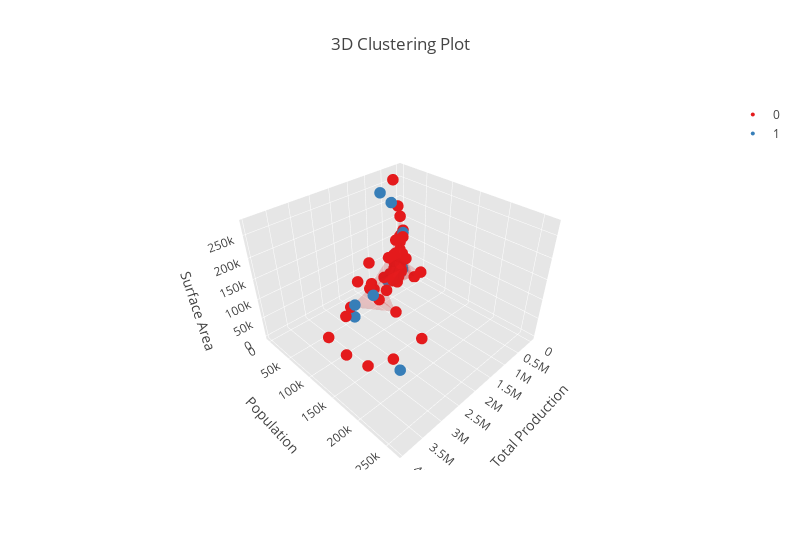

This figure's notebook cell:
### Code cell
Plot3dClustering(n=2,X=X_f, type_c='kmeans')
